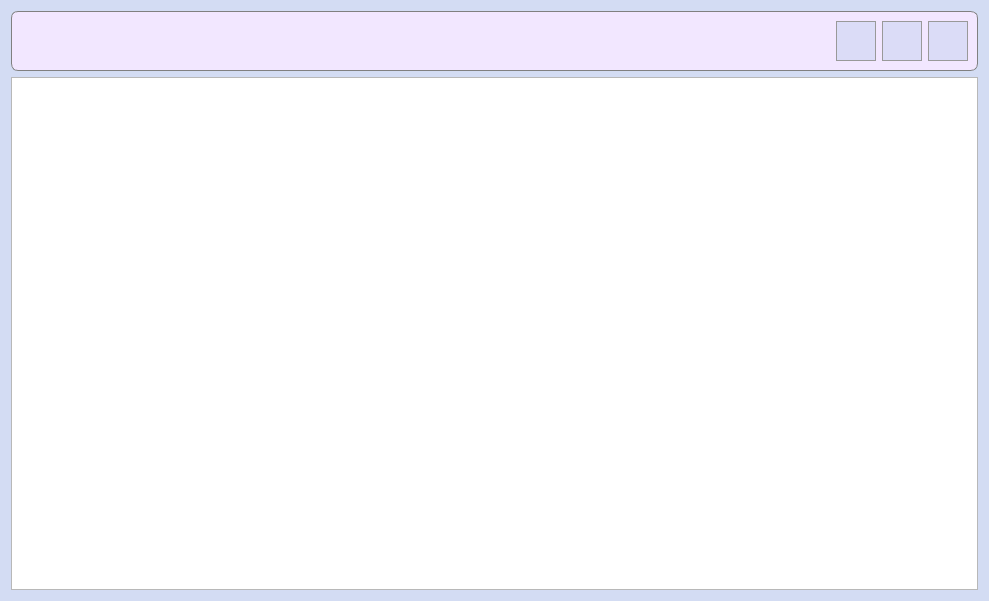
<?xml version="1.0" encoding="UTF-8"?>
<ui version="4.0">
 <class>ListEmployees</class>
 <widget class="QDialog" name="ListEmployees">
  <property name="geometry">
   <rect>
    <x>0</x>
    <y>0</y>
    <width>989</width>
    <height>601</height>
   </rect>
  </property>
  <property name="windowTitle">
   <string>Список сотрудников</string>
  </property>
  <property name="windowIcon">
   <iconset resource="../../images.qrc">
    <normaloff>:/images/autoService-logo.png</normaloff>:/images/autoService-logo.png</iconset>
  </property>
  <property name="styleSheet">
   <string notr="true">QDialog {
	background-color: #d3dcf3;
	background-image: url(:/images/backgroundImage.png)
}

QMessageBox {
	background-color: white;
}</string>
  </property>
  <property name="sizeGripEnabled">
   <bool>false</bool>
  </property>
  <layout class="QGridLayout" name="gridLayout_2">
   <item row="0" column="0">
    <widget class="QFrame" name="frame">
     <property name="minimumSize">
      <size>
       <width>0</width>
       <height>60</height>
      </size>
     </property>
     <property name="styleSheet">
      <string notr="true">QFrame {
background-color: #f2e7ff;
border: 1px solid grey;
border-radius: 7px;
}</string>
     </property>
     <property name="frameShape">
      <enum>QFrame::StyledPanel</enum>
     </property>
     <property name="frameShadow">
      <enum>QFrame::Raised</enum>
     </property>
     <layout class="QGridLayout" name="gridLayout">
      <item row="0" column="0">
       <spacer name="horizontalSpacer">
        <property name="orientation">
         <enum>Qt::Horizontal</enum>
        </property>
        <property name="sizeHint" stdset="0">
         <size>
          <width>40</width>
          <height>20</height>
         </size>
        </property>
       </spacer>
      </item>
      <item row="0" column="1">
       <widget class="QPushButton" name="addWorkerButton">
        <property name="enabled">
         <bool>true</bool>
        </property>
        <property name="minimumSize">
         <size>
          <width>40</width>
          <height>40</height>
         </size>
        </property>
        <property name="toolTip">
         <string>Добавить сотрудника</string>
        </property>
        <property name="statusTip">
         <string/>
        </property>
        <property name="styleSheet">
         <string notr="true">QPushButton {
	background-color: #dbdcf7;
	border: 1px solid #999999;
}

QPushButton:hover {
	background-color: #d5d6f0;
	border: 1px solid #acacac;
}

QPushButton:pressed {
	background-color: #cbcde6;
	border: 2px solid #999999;
}</string>
        </property>
        <property name="text">
         <string/>
        </property>
        <property name="icon">
         <iconset resource="../../images.qrc">
          <normaloff>:/images/addWorker.png</normaloff>:/images/addWorker.png</iconset>
        </property>
        <property name="iconSize">
         <size>
          <width>33</width>
          <height>33</height>
         </size>
        </property>
        <property name="autoDefault">
         <bool>false</bool>
        </property>
       </widget>
      </item>
      <item row="0" column="3">
       <widget class="QPushButton" name="updateButton">
        <property name="minimumSize">
         <size>
          <width>40</width>
          <height>40</height>
         </size>
        </property>
        <property name="toolTip">
         <string>Обновить</string>
        </property>
        <property name="statusTip">
         <string/>
        </property>
        <property name="styleSheet">
         <string notr="true">QPushButton {
	background-color: #dbdcf7;
	border: 1px solid #999999;
}

QPushButton:hover {
	background-color: #d5d6f0;
	border: 1px solid #acacac;
}

QPushButton:pressed {
	background-color: #cbcde6;
	border: 2px solid #999999;
}</string>
        </property>
        <property name="text">
         <string/>
        </property>
        <property name="icon">
         <iconset resource="../../images.qrc">
          <normaloff>:/images/refresh.png</normaloff>:/images/refresh.png</iconset>
        </property>
        <property name="iconSize">
         <size>
          <width>30</width>
          <height>30</height>
         </size>
        </property>
        <property name="autoDefault">
         <bool>false</bool>
        </property>
       </widget>
      </item>
      <item row="0" column="2">
       <widget class="QPushButton" name="csvExportButton">
        <property name="enabled">
         <bool>true</bool>
        </property>
        <property name="minimumSize">
         <size>
          <width>40</width>
          <height>40</height>
         </size>
        </property>
        <property name="maximumSize">
         <size>
          <width>40</width>
          <height>40</height>
         </size>
        </property>
        <property name="toolTip">
         <string>Экспорт данных</string>
        </property>
        <property name="styleSheet">
         <string notr="true">QPushButton {
	background-color: #dbdcf7;
	border: 1px solid #999999;
}

QPushButton:hover {
	background-color: #d5d6f0;
	border: 1px solid #acacac;
}

QPushButton:pressed {
	background-color: #cbcde6;
	border: 2px solid #999999;
}</string>
        </property>
        <property name="text">
         <string/>
        </property>
        <property name="icon">
         <iconset resource="../../images.qrc">
          <normaloff>:/images/csvExport.png</normaloff>:/images/csvExport.png</iconset>
        </property>
        <property name="iconSize">
         <size>
          <width>33</width>
          <height>33</height>
         </size>
        </property>
        <property name="autoDefault">
         <bool>false</bool>
        </property>
       </widget>
      </item>
     </layout>
    </widget>
   </item>
   <item row="1" column="0">
    <widget class="QTableView" name="tableView"/>
   </item>
  </layout>
 </widget>
 <tabstops>
  <tabstop>addWorkerButton</tabstop>
  <tabstop>csvExportButton</tabstop>
  <tabstop>updateButton</tabstop>
  <tabstop>tableView</tabstop>
 </tabstops>
 <resources>
  <include location="../../images.qrc"/>
 </resources>
 <connections/>
</ui>
